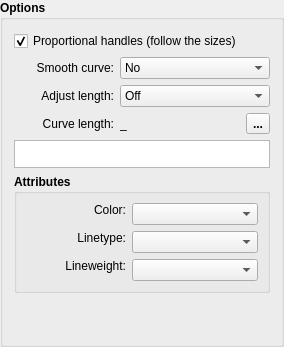
        <widget class="QGroupBox" name="options_GroupBox">
         <property name="minimumSize">
          <size>
           <width>0</width>
           <height>203</height>
          </size>
         </property>
         <property name="font">
          <font>
           <pointsize>9</pointsize>
           <bold>true</bold>
          </font>
         </property>
         <property name="title">
          <string>Options</string>
         </property>
         <layout class="QVBoxLayout" name="verticalLayout">
          <item>
           <widget class="QCheckBox" name="proportionalHandles_CheckBox">
            <property name="checked">
             <bool>true</bool>
            </property>
              <property name="font">
               <font>
                <pointsize>9</pointsize>
                <bold>false</bold>
               </font>
              </property>
              <property name="toolTip">
               <string>The handles get longer or shorter with the curve when the size changes, so the curve keeps its shape in every size. The current size is the reference.</string>
              </property>
              <property name="text">
               <string>Proportional handles (follow the sizes)</string>
              </property>
             </widget>
          </item>
          <item>
           <layout class="QHBoxLayout" name="hLayoutAutoSmooth">
            <item>
             <widget class="QLabel" name="labelAutoSmooth">
              <property name="minimumSize">
               <size>
                <width>100</width>
                <height>0</height>
               </size>
              </property>
              <property name="font">
               <font>
                <pointsize>9</pointsize>
                <bold>false</bold>
               </font>
              </property>
              <property name="text">
               <string>Smooth curve:</string>
              </property>
              <property name="alignment">
               <set>Qt::AlignRight|Qt::AlignTrailing|Qt::AlignVCenter</set>
              </property>
             </widget>
            </item>
            <item>
             <widget class="QComboBox" name="comboBoxAutoSmooth">
              <property name="sizePolicy">
               <sizepolicy hsizetype="Expanding" vsizetype="Fixed">
                <horstretch>0</horstretch>
                <verstretch>0</verstretch>
               </sizepolicy>
              </property>
              <property name="font">
               <font>
                <pointsize>9</pointsize>
                <bold>false</bold>
               </font>
              </property>
              <item>
               <property name="text">
                <string>No</string>
               </property>
              </item>
              <item>
               <property name="text">
                <string>Yes</string>
               </property>
              </item>
             </widget>
            </item>
           </layout>
          </item>
          <item>
           <layout class="QHBoxLayout" name="hLayoutLengthMode">
            <item>
             <widget class="QLabel" name="labelLengthMode">
              <property name="minimumSize">
               <size>
                <width>100</width>
                <height>0</height>
               </size>
              </property>
              <property name="font">
               <font>
                <pointsize>9</pointsize>
                <bold>false</bold>
               </font>
              </property>
              <property name="text">
               <string>Adjust length:</string>
              </property>
              <property name="alignment">
               <set>Qt::AlignRight|Qt::AlignTrailing|Qt::AlignVCenter</set>
              </property>
             </widget>
            </item>
            <item>
             <widget class="QComboBox" name="comboBoxLengthMode">
              <property name="sizePolicy">
               <sizepolicy hsizetype="Expanding" vsizetype="Fixed">
                <horstretch>0</horstretch>
                <verstretch>0</verstretch>
               </sizepolicy>
              </property>
              <property name="font">
               <font>
                <pointsize>9</pointsize>
                <bold>false</bold>
               </font>
              </property>
              <item>
               <property name="text">
                <string>Off</string>
               </property>
              </item>
              <item>
               <property name="text">
                <string>Start</string>
               </property>
              </item>
              <item>
               <property name="text">
                <string>End</string>
               </property>
              </item>
              <item>
               <property name="text">
                <string>Both</string>
               </property>
              </item>
             </widget>
            </item>
           </layout>
          </item>
          <item>
           <layout class="QHBoxLayout" name="hLayoutCurveLenLabel">
            <item>
             <widget class="QLabel" name="labelEditCurveLength">
              <property name="minimumSize">
               <size>
                <width>100</width>
                <height>0</height>
               </size>
              </property>
              <property name="font">
               <font>
                <pointsize>9</pointsize>
                <bold>false</bold>
               </font>
              </property>
              <property name="text">
               <string>Curve length:</string>
              </property>
              <property name="alignment">
               <set>Qt::AlignRight|Qt::AlignTrailing|Qt::AlignVCenter</set>
              </property>
             </widget>
            </item>
            <item>
             <widget class="QLabel" name="labelResultCurveLength">
              <property name="minimumSize">
               <size>
                <width>85</width>
                <height>0</height>
               </size>
              </property>
              <property name="font">
               <font>
                <pointsize>9</pointsize>
                <bold>false</bold>
               </font>
              </property>
              <property name="text">
               <string notr="true">_</string>
              </property>
             </widget>
            </item>
            <item>
             <spacer name="hSpacerCurveLen">
              <property name="orientation">
               <enum>Qt::Horizontal</enum>
              </property>
              <property name="sizeHint" stdset="0">
               <size>
                <width>10</width>
                <height>20</height>
               </size>
              </property>
             </spacer>
            </item>
            <item>
             <widget class="QToolButton" name="toolButtonExprCurveLength">
              <property name="toolTip">
               <string>Formula wizard</string>
              </property>
              <property name="text">
               <string notr="true">...</string>
              </property>
              <property name="icon">
               <iconset resource="../../../vmisc/share/resources/icon.qrc">
                <normaloff>:/icon/24x24/fx.png</normaloff>:/icon/24x24/fx.png</iconset>
              </property>
              <property name="iconSize">
               <size>
                <width>24</width>
                <height>24</height>
               </size>
              </property>
             </widget>
            </item>
           </layout>
          </item>
          <item>
           <widget class="ExpandingTextEdit" name="plainTextEditCurveLength">
            <property name="sizePolicy">
             <sizepolicy hsizetype="Expanding" vsizetype="Preferred">
              <horstretch>0</horstretch>
              <verstretch>0</verstretch>
             </sizepolicy>
            </property>
            <property name="maximumSize">
             <size>
              <width>16777215</width>
              <height>28</height>
             </size>
            </property>
            <property name="font">
             <font>
              <pointsize>9</pointsize>
              <bold>false</bold>
             </font>
            </property>
            <property name="toolTip">
             <string>Curve arc length formula (applied if filled)</string>
            </property>
            <property name="tabChangesFocus">
             <bool>true</bool>
            </property>
           </widget>
          </item>
          <item>
           <widget class="QGroupBox" name="attributes_GroupBox_2">
            <property name="minimumSize">
             <size>
              <width>240</width>
              <height>0</height>
             </size>
            </property>
            <property name="font">
             <font>
              <pointsize>9</pointsize>
              <bold>true</bold>
             </font>
            </property>
            <property name="title">
             <string>Attributes</string>
            </property>
            <layout class="QFormLayout" name="formLayout_2">
             <item row="0" column="0">
              <widget class="QLabel" name="lineColor_Label">
               <property name="sizePolicy">
                <sizepolicy hsizetype="MinimumExpanding" vsizetype="Fixed">
                 <horstretch>0</horstretch>
                 <verstretch>0</verstretch>
                </sizepolicy>
               </property>
               <property name="minimumSize">
                <size>
                 <width>100</width>
                 <height>0</height>
                </size>
               </property>
               <property name="maximumSize">
                <size>
                 <width>16777215</width>
                 <height>16777215</height>
                </size>
               </property>
               <property name="font">
                <font>
                 <pointsize>9</pointsize>
                 <bold>false</bold>
                </font>
               </property>
               <property name="text">
                <string>Color:</string>
               </property>
               <property name="alignment">
                <set>Qt::AlignRight|Qt::AlignTrailing|Qt::AlignVCenter</set>
               </property>
              </widget>
             </item>
             <item row="0" column="1">
              <widget class="ColorComboBox" name="lineColor_ComboBox">
               <property name="sizePolicy">
                <sizepolicy hsizetype="Expanding" vsizetype="Fixed">
                 <horstretch>0</horstretch>
                 <verstretch>0</verstretch>
                </sizepolicy>
               </property>
               <property name="minimumSize">
                <size>
                 <width>80</width>
                 <height>0</height>
                </size>
               </property>
               <property name="font">
                <font>
                 <pointsize>9</pointsize>
                 <bold>false</bold>
                </font>
               </property>
              </widget>
             </item>
             <item row="1" column="0">
              <widget class="QLabel" name="lineType_Label">
               <property name="sizePolicy">
                <sizepolicy hsizetype="MinimumExpanding" vsizetype="Fixed">
                 <horstretch>0</horstretch>
                 <verstretch>0</verstretch>
                </sizepolicy>
               </property>
               <property name="minimumSize">
                <size>
                 <width>100</width>
                 <height>0</height>
                </size>
               </property>
               <property name="maximumSize">
                <size>
                 <width>16777215</width>
                 <height>16777215</height>
                </size>
               </property>
               <property name="font">
                <font>
                 <pointsize>9</pointsize>
                 <bold>false</bold>
                </font>
               </property>
               <property name="text">
                <string>Linetype:</string>
               </property>
               <property name="alignment">
                <set>Qt::AlignRight|Qt::AlignTrailing|Qt::AlignVCenter</set>
               </property>
              </widget>
             </item>
             <item row="1" column="1">
              <widget class="LineTypeComboBox" name="lineType_ComboBox">
               <property name="sizePolicy">
                <sizepolicy hsizetype="Expanding" vsizetype="Fixed">
                 <horstretch>0</horstretch>
                 <verstretch>0</verstretch>
                </sizepolicy>
               </property>
               <property name="minimumSize">
                <size>
                 <width>80</width>
                 <height>0</height>
                </size>
               </property>
               <property name="maximumSize">
                <size>
                 <width>16777215</width>
                 <height>16777215</height>
                </size>
               </property>
               <property name="font">
                <font>
                 <pointsize>9</pointsize>
                 <bold>false</bold>
                </font>
               </property>
              </widget>
             </item>
             <item row="2" column="0">
              <widget class="QLabel" name="lineWeight_Label">
               <property name="sizePolicy">
                <sizepolicy hsizetype="MinimumExpanding" vsizetype="Fixed">
                 <horstretch>0</horstretch>
                 <verstretch>0</verstretch>
                </sizepolicy>
               </property>
               <property name="minimumSize">
                <size>
                 <width>100</width>
                 <height>0</height>
                </size>
               </property>
               <property name="maximumSize">
                <size>
                 <width>16777215</width>
                 <height>16777215</height>
                </size>
               </property>
               <property name="font">
                <font>
                 <pointsize>9</pointsize>
                 <bold>false</bold>
                </font>
               </property>
               <property name="text">
                <string>Lineweight:</string>
               </property>
               <property name="alignment">
                <set>Qt::AlignRight|Qt::AlignTrailing|Qt::AlignVCenter</set>
               </property>
              </widget>
             </item>
             <item row="2" column="1">
              <widget class="LineWeightComboBox" name="lineWeight_ComboBox">
               <property name="sizePolicy">
                <sizepolicy hsizetype="Expanding" vsizetype="Fixed">
                 <horstretch>0</horstretch>
                 <verstretch>0</verstretch>
                </sizepolicy>
               </property>
               <property name="minimumSize">
                <size>
                 <width>80</width>
                 <height>0</height>
                </size>
               </property>
               <property name="font">
                <font>
                 <pointsize>9</pointsize>
                 <bold>false</bold>
                </font>
               </property>
              </widget>
             </item>
            </layout>
           </widget>
          </item>
          <item>
           <spacer name="verticalSpacer_2">
            <property name="orientation">
             <enum>Qt::Vertical</enum>
            </property>
            <property name="sizeHint" stdset="0">
             <size>
              <width>20</width>
              <height>40</height>
             </size>
            </property>
           </spacer>
          </item>
         </layout>
        </widget>
